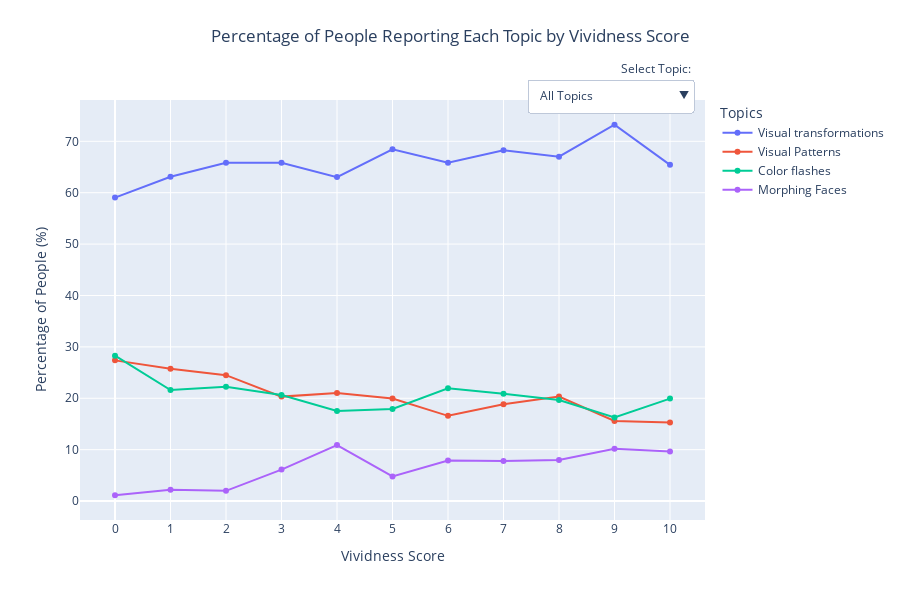

Source (notebook cell):
### Code cell
# Adjustable threshold for minimum percentage to display a topic
PERCENTAGE_THRESHOLD = 10  # Change this value as needed

# First, let's get the unique topics
unique_topics = ids_with_unique_topics['topic'].unique()

# Now, for each vividness score (0-10), calculate the percentage of people with each topic
vividness_scores = sorted(ids_with_unique_topics['vividness'].unique())

# Create a dictionary to store results
results = {}

for topic in unique_topics:
    results[topic] = []
    for score in vividness_scores:
        # Get all unique ids with this vividness score
        ids_with_score = ids_with_unique_topics[ids_with_unique_topics['vividness'] == score]['id'].unique()
        total_people_with_score = len(ids_with_score)
        if total_people_with_score > 0:
            # Count how many unique people with this score have this topic
            people_with_topic = ids_with_unique_topics[(ids_with_unique_topics['vividness'] == score) & (ids_with_unique_topics['topic'] == topic)]['id'].nunique()
            # Calculate percentage
            percentage = (people_with_topic / total_people_with_score) * 100
        else:
            percentage = 0
        results[topic].append(percentage)

# Filter topics: only keep those with at least one value above the threshold
filtered_topics = [topic for topic, vals in results.items() if max(vals) > PERCENTAGE_THRESHOLD]

# Create interactive plot
fig = go.Figure()

# Add a trace for each filtered topic
for topic in filtered_topics:
    fig.add_trace(
        go.Scatter(
            x=vividness_scores, 
            y=results[topic],
            mode='lines+markers',
            name=topic,
            hovertemplate='Vividness: %{x}<br>Percentage: %{y:.1f}%<br>Topic: ' + topic
        )
    )

# Update layout
fig.update_layout(
    title={
        'text': 'Percentage of People Reporting Each Topic by Vividness Score',
        'y': 0.95,
        'x': 0.5,
        'xanchor': 'center',
        'yanchor': 'top'
    },
    xaxis_title='Vividness Score',
    yaxis_title='Percentage of People (%)',
    hovermode='closest',
    legend_title='Topics',
    font=dict(size=12),
    height=600,
    width=900,
    margin=dict(t=100)  # Add more top margin
)

# Make x-axis show only integer values
fig.update_xaxes(
    tickmode='linear',
    tick0=0,
    dtick=1
)

# Add buttons to isolate each topic
buttons = [dict(
    label='All Topics',
    method='update',
    args=[{'visible': [True] * len(filtered_topics)},
          {'title': 'Percentage of People Reporting Each Topic by Vividness Score'}]
)]

for i, topic in enumerate(filtered_topics):
    visibility = [False] * len(filtered_topics)
    visibility[i] = True
    buttons.append(dict(
        label=topic,
        method='update',
        args=[{'visible': visibility},
              {'title': f'Percentage of People Reporting \"{topic}\" by Vividness Score'}]
    ))

fig.update_layout(
    updatemenus=[dict(
        type='dropdown',
        direction='down',
        active=0,
        x=0.98,
        y=1.05,
        buttons=buttons
    )]
)

# Add annotation for the dropdown
fig.update_layout(
    annotations=[dict(
        text='Select Topic:',
        x=0.98,
        y=1.10,
        xref='paper',
        yref='paper',
        showarrow=False
    )]
)

# Show the plot
fig.show()

### Figure 1 — Plotly figure (JSON) as saved in the notebook; plotly's stock layout.template omitted (floating-point values rounded to 4 significant figures)
{"data": [{"hovertemplate": "Vividness: %{x}<br>Percentage: %{y:.1f}%<br>Topic: Visual transformations", "mode": "lines+markers", "name": "Visual transformations", "type": "scatter", "x": [0, 1, 2, 3, 4, 5, 6, 7, 8, 9, 10], "y": [59.05, 63.11, 65.81, 65.81, 63.04, 68.43, 65.82, 68.25, 67, 73.22, 65.42]}, {"hovertemplate": "Vividness: %{x}<br>Percentage: %{y:.1f}%<br>Topic: Visual Patterns", "mode": "lines+markers", "name": "Visual Patterns", "type": "scatter", "x": [0, 1, 2, 3, 4, 5, 6, 7, 8, 9, 10], "y": [27.38, 25.73, 24.5, 20.32, 21.01, 19.95, 16.58, 18.85, 20.33, 15.59, 15.26]}, {"hovertemplate": "Vividness: %{x}<br>Percentage: %{y:.1f}%<br>Topic: Color flashes", "mode": "lines+markers", "name": "Color flashes", "type": "scatter", "x": [0, 1, 2, 3, 4, 5, 6, 7, 8, 9, 10], "y": [28.28, 21.6, 22.22, 20.65, 17.51, 17.93, 21.94, 20.88, 19.67, 16.27, 19.94]}, {"hovertemplate": "Vividness: %{x}<br>Percentage: %{y:.1f}%<br>Topic: Morphing Faces", "mode": "lines+markers", "name": "Morphing Faces", "type": "scatter", "x": [0, 1, 2, 3, 4, 5, 6, 7, 8, 9, 10], "y": [1.131, 2.184, 1.994, 6.129, 10.89, 4.798, 7.908, 7.81, 8, 10.17, 9.657]}], "layout": {"annotations": [{"showarrow": false, "text": "Select Topic:", "x": 0.98, "xref": "paper", "y": 1.1, "yref": "paper"}], "font": {"size": 12}, "height": 600, "hovermode": "closest", "legend": {"title": {"text": "Topics"}}, "margin": {"t": 100}, "title": {"text": "Percentage of People Reporting Each Topic by Vividness Score", "x": 0.5, "xanchor": "center", "y": 0.95, "yanchor": "top"}, "updatemenus": [{"active": 0, "buttons": [{"args": [{"visible": [true, true, true, true]}, {"title": "Percentage of People Reporting Each Topic by Vividness Score"}], "label": "All Topics", "method": "update"}, {"args": [{"visible": [true, false, false, false]}, {"title": "Percentage of People Reporting \"Visual transformations\" by Vividness Score"}], "label": "Visual transformations", "method": "update"}, {"args": [{"visible": [false, true, false, false]}, {"title": "Percentage of People Reporting \"Visual Patterns\" by Vividness Score"}], "label": "Visual Patterns", "method": "update"}, {"args": [{"visible": [false, false, true, false]}, {"title": "Percentage of People Reporting \"Color flashes\" by Vividness Score"}], "label": "Color flashes", "method": "update"}, {"args": [{"visible": [false, false, false, true]}, {"title": "Percentage of People Reporting \"Morphing Faces\" by Vividness Score"}], "label": "Morphing Faces", "method": "update"}], "direction": "down", "type": "dropdown", "x": 0.98, "y": 1.05}], "width": 900, "xaxis": {"dtick": 1, "tick0": 0, "tickmode": "linear", "title": {"text": "Vividness Score"}}, "yaxis": {"title": {"text": "Percentage of People (%)"}}}}
